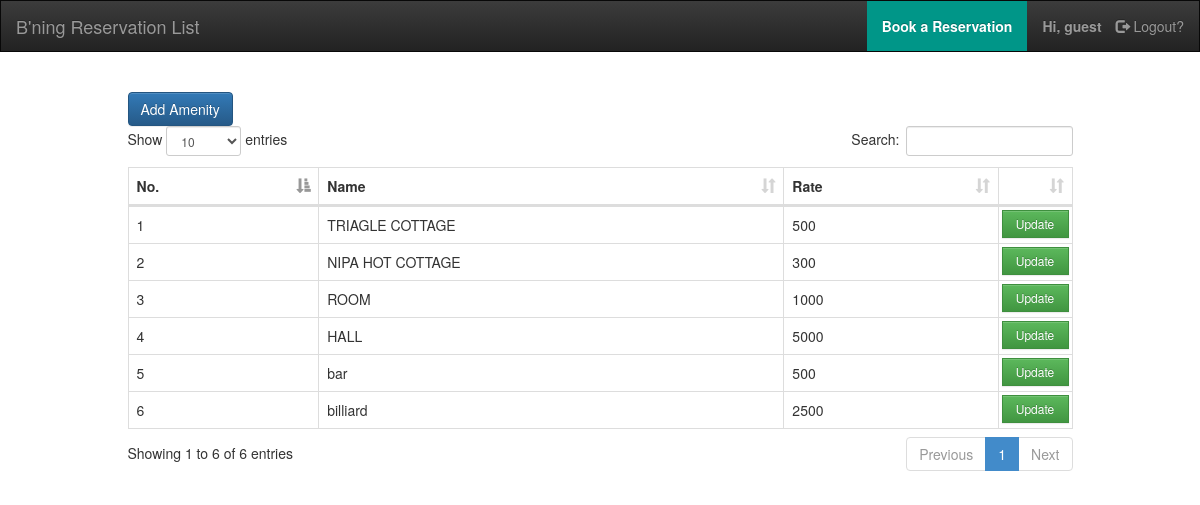
Page /aminities-type.php (signed in) on the committed database.
### tables this page shows
CREATE TABLE `typ_aminities` (
  `id` int(11) NOT NULL,
  `name` varchar(45) DEFAULT NULL,
  `rates` decimal(10,0) DEFAULT NULL
);

### includes/conn.php (called while the page is built)
<?php
    function Execute($sql) {
        $servername = "localhost";
        $username = "root";
        $password = "";
        $database = "medallion";
        $conn = new mysqli($servername, $username, $password, $database);
        if ($conn->connect_error) {
            die("Connection failed: " . $conn->connect_error);
        }else {
            return $conn->query($sql);
        }
    }
?>

### aminities-type.php (the view, shortened to what this page needs)
<?php
include('./includes/conn.php');
$res =  Execute("SELECT * FROM typ_aminities;")
?>
<!DOCTYPE html>
<html lang="">
<?php include("./layouts/portal/head.php") ?>
<body>
    <?php include("./layouts/portal/menu.php") ?>
    <br />
    <div class="container-fluid">
        <div class="col-md-1"></div>
        <div class="col-md-10">
            <div>
                <button class="btn btn-primary" onclick="AddAmenity()">Add Amenity</button>
            </div>
            <div id="trans-table">
                <table id="myTable-trans" class="table table-bordered table-hover" cellspacing="0" width="100%">
                    <thead>
                        <tr>
                            <th>No.</th>
                            <th>Name</th>
                            <th>Rate</th>
                            <th style="width: 35px !important;"></th>
                        </tr>
                    </thead>
                    <tbody>
                        <?php
                            $cnt =  1;
                            foreach($res as $t):
                        ?>
                        <tr>
                            <td><?= $cnt; ?></td>
                            <td><?= $t['name']; ?></td>
                            <td>
                            <?= $t['rates']; ?>
                            </td>
                            <td style="padding: 3px;">
                                <button type="button" class="btn btn-success btn-xs"
                                    style="height: 100% !important; width: 100%; line-height: 2;"
                                    onclick="UpdateAmenityType(<?= $t['id'] ?>)">Update</button>
                            </td>
                        </tr>
                        <?php
                            $cnt++;
                            endforeach; ?>
                    </tbody>
                </table>
            </div>
        </div>
        <div class="col-md-1"></div>
    </div>
</body>
</html>

### assets/css/simple-sidebar.css (style rules this page uses)
body { overflow-x: hidden; }

### assets/css/portal.css (style rules this page uses)
td .btn { border-radius: 0 !important; }

### rows in the picture
typ_aminities: name "TRIAGLE COTTAGE", rates "500"
typ_aminities: name "NIPA HOT COTTAGE", rates "300"
typ_aminities: name "ROOM", rates "1000"
typ_aminities: name "HALL", rates "5000"
typ_aminities: name "bar", rates "500"
typ_aminities: name "billiard", rates "2500"

### other values in the picture
$_SESSION['s-name'] "guest"
